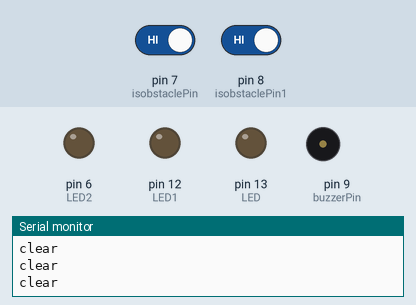
Bench run of a sketch on a simulated Arduino Uno, built with avr-gcc and run on an emulated ATmega328P. Parts: output pins drawn as LEDs (lit = HIGH), buzzer (waves = sounding), the last lines printed to the serial monitor. The test bench sets the inputs (shaded band); at power-on: pin 7 (isobstaclePin) HIGH, pin 8 (isobstaclePin1) HIGH. Pins used as bus, display or sensor lines are not drawn.

Above: at 1.4 s.
1.5 s: pin 7 (isobstaclePin) driven LOW
At 2.9 s:
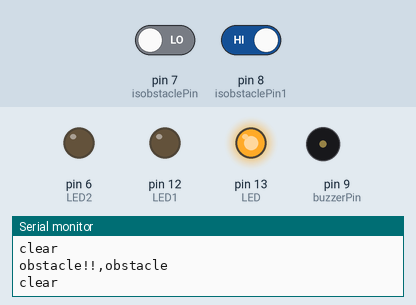
3.3 s: pin 8 (isobstaclePin1) driven LOW
At 5.19 s:
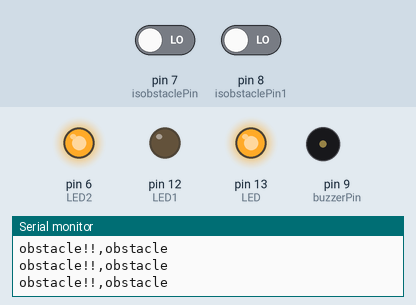
6.3 s: pin 7 (isobstaclePin) driven HIGH
At 6.69 s:
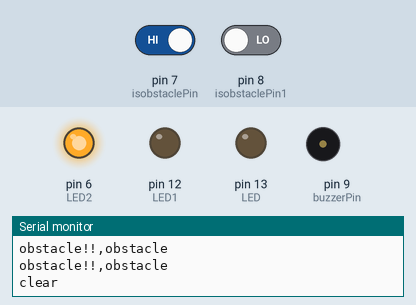
9.3 s: pin 7 (isobstaclePin) driven LOW
At 9.7 s:
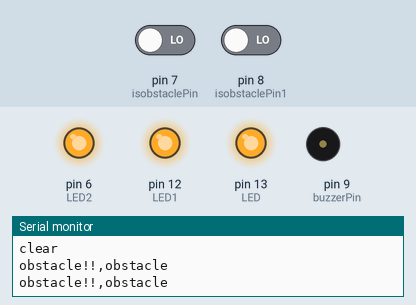
12.3 s: pin 8 (isobstaclePin1) driven HIGH
14.3 s: pin 7 (isobstaclePin) driven HIGH
Timing chart, 0 to 17.3 s (numbered marks = the images above; inputs shaded):
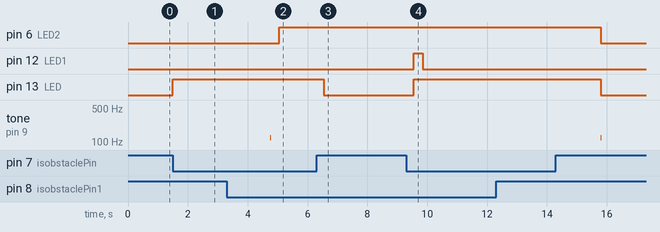

The sketch:

Arduinofinish.ino
```cpp
 int LED=13;
int LED1=12;
int LED2=6;
int isobstaclePin=7;
int isobstaclePin1=8;
int isobstacle=HIGH;
int isobstacle1=HIGH;
int check=0,check1=0;
int buzzerPin=9;


void setup() {
  // put your setup code here, to run once:
pinMode(LED,OUTPUT);
pinMode(LED1,OUTPUT);
pinMode(LED2,OUTPUT);
pinMode(buzzerPin,OUTPUT);
pinMode(isobstaclePin,INPUT);
pinMode(isobstaclePin1,INPUT);
Serial.begin(9600);
}


void loop() {
  // put your main code here, to run repeatedly:
isobstacle=digitalRead(isobstaclePin);
isobstacle1=digitalRead(isobstaclePin1);


if(isobstacle==LOW){
  Serial.println("obstacle!!,obstacle");
  digitalWrite(LED,HIGH);

  check=1;

  }else{
    Serial.println("clear");
    digitalWrite(LED1,LOW);
     digitalWrite(LED,LOW);
     check=0;

  }
  delay(300);
if(isobstacle1==LOW){
  Serial.println("obstacle!!,obstacle");
  digitalWrite(LED1,HIGH);
  check1=1;

  }else{
    Serial.println("clear");
    digitalWrite(LED1,LOW);
     check1=0;
  }

  if(check==1&&check1==1){

    digitalWrite(LED2,HIGH);
     digitalWrite(LED,LOW);
      digitalWrite(LED1,LOW);
 digitalWrite(buzzerPin,LOW);
    }
    else{
      if(check==1){

    digitalWrite(buzzerPin,LOW);
      digitalWrite(buzzerPin,HIGH);
    for(int i=0;i<1500;i++){
    tone(buzzerPin,i,10);
    delay(1);
    }
  for(int i=1500;i>120;i--){
    tone(buzzerPin,i,10);
    delay(1);
      }
       //digitalWrite(buzzerPin,LOW);
       digitalWrite(LED2,LOW);

 //digitalWrite(buzzerPin,LOW);
      }
    }

}
```

Measured:
- after the input at 1.5 s, pin 13 (LED): LOW → HIGH at once
- after the input at 3.3 s, tone on pin 9 (buzzerPin): stays silent (without the input it goes to 335 Hz after 1.2 s)
- after the input at 6.3 s, pin 13 (LED): HIGH → LOW after 0.25 s
- after the input at 9.3 s, pin 12 (LED1): LOW → HIGH after 0.25 s, → LOW 0.30 s later; pin 13 (LED): LOW → HIGH after 0.25 s
